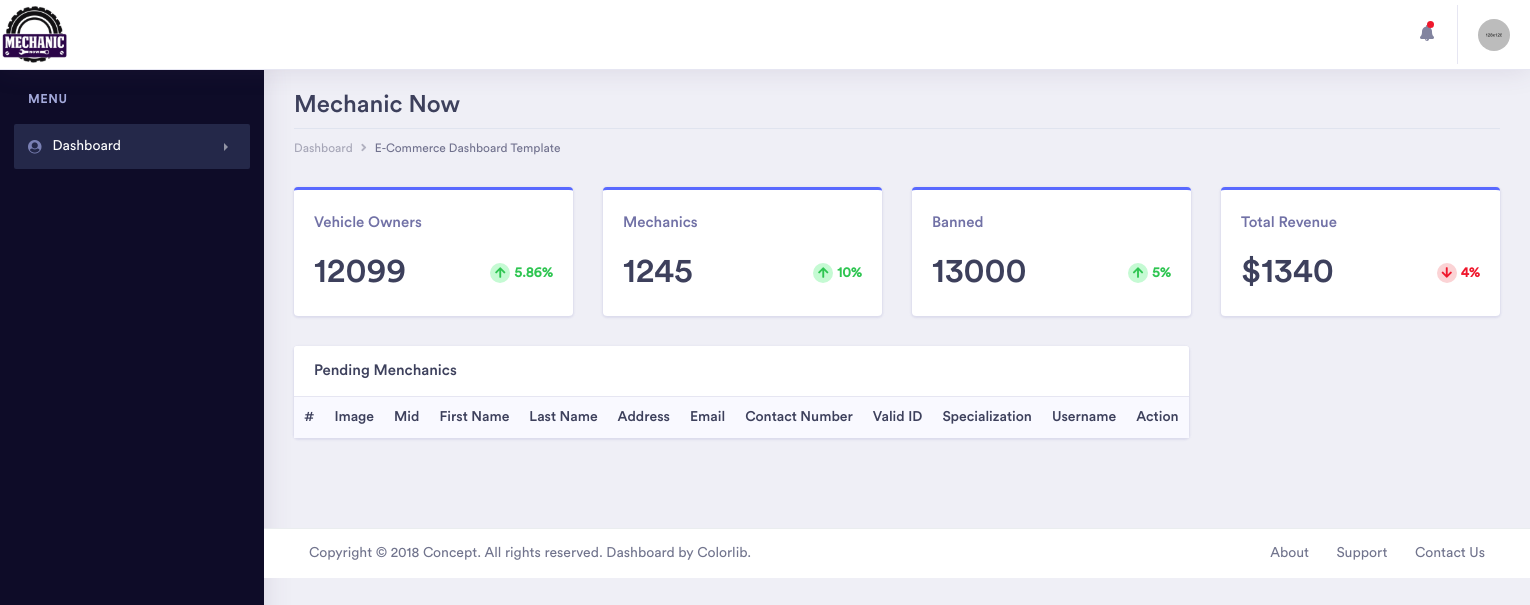
Before: /Admin/concept-master/adminDashboard.php with the older database file.
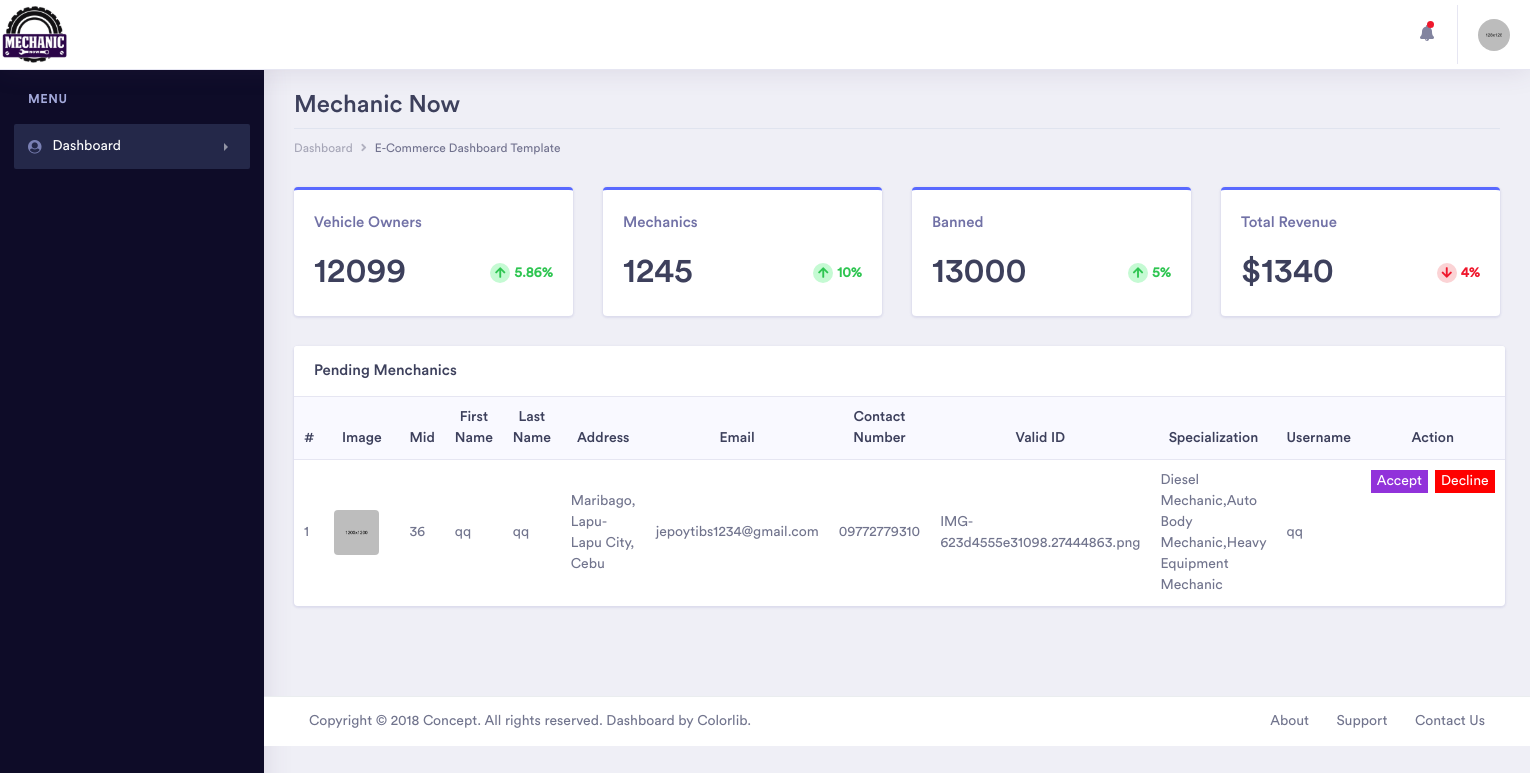
After: the same page with the newer database file.
### tables this page shows
CREATE TABLE `mechanic` (
  `mechID` int(50) NOT NULL,
  `profile_url` varchar(100) NOT NULL,
  `mechFirstname` varchar(50) NOT NULL,
  `mechLastname` varchar(50) NOT NULL,
  `mechAddress` varchar(50) NOT NULL,
  `mechEmail` varchar(50) NOT NULL,
  `mechCnumber` varchar(50) NOT NULL,
  `mechValidID` varchar(100) NOT NULL,
  `Specialization` varchar(100) NOT NULL,
  `vehicleType` varchar(100) NOT NULL,
  `Username` varchar(50) NOT NULL,
  `Password` varchar(100) NOT NULL,
  `role` varchar(50) NOT NULL,
  `latitude` varchar(100) NOT NULL,
  `longitude` varchar(100) NOT NULL,
  `distanceKM` varchar(100) NOT NULL,
  `status` varchar(100) NOT NULL DEFAULT 'pending'
);

### Admin/concept-master/adminDashboard.php (the view, shortened to what the changed rows need)
<?php
include('C:\xampp\htdocs\Mechanicnow\Mechanicnow\config.php');
?>
<!doctype html>
<html lang="en">
<head>
    <link rel="stylesheet" href="assets/vendor/bootstrap/css/bootstrap.min.css">
    <link href="assets/vendor/fonts/circular-std/style.css" rel="stylesheet">
    <link rel="stylesheet" href="assets/libs/css/style.css">
    <link rel="stylesheet" href="assets/vendor/fonts/fontawesome/css/fontawesome-all.css">
    <link rel="stylesheet" href="assets/vendor/charts/chartist-bundle/chartist.css">
    <link rel="stylesheet" href="assets/vendor/charts/morris-bundle/morris.css">
    <link rel="stylesheet" href="assets/vendor/fonts/material-design-iconic-font/css/materialdesignicons.min.css">
    <link rel="stylesheet" href="assets/vendor/charts/c3charts/c3.css">
    <link rel="stylesheet" href="assets/vendor/fonts/flag-icon-css/flag-icon.min.css">
</head>
<body>
    <div class="dashboard-main-wrapper">
        <div class="dashboard-wrapper">
            <div class="dashboard-ecommerce">
                <div class="container-fluid dashboard-content ">
                    <div class="row">
                        <div class="col-xl-12 col-lg-12 col-md-12 col-sm-12 col-12">
                            <div class="page-header">
                                <h2 class="pageheader-title">Mechanic Now</h2>
                            </div>
                        </div>
                    </div>
                    <div class="ecommerce-widget">
                        <div class="row">
                            <div class="col-xl-3 col-lg-3 col-md-6 col-sm-12 col-12">
                                <div class="card border-3 border-top border-top-primary">
                                    <div class="card-body">
                                        <div class="metric-value d-inline-block">
                                            <h1 class="mb-1">12099</h1>
                                        </div>
                                    </div>
                                </div>
                            </div>
                            <div class="col-xl-3 col-lg-3 col-md-6 col-sm-12 col-12">
                                <div class="card border-3 border-top border-top-primary">
                                    <div class="card-body">
                                        <div class="metric-value d-inline-block">
                                            <h1 class="mb-1">1245</h1>
                                        </div>
                                    </div>
                                </div>
                            </div>
                            <div class="col-xl-3 col-lg-3 col-md-6 col-sm-12 col-12">
                                <div class="card border-3 border-top border-top-primary">
                                    <div class="card-body">
                                        <div class="metric-value d-inline-block">
                                            <h1 class="mb-1">13000</h1>
                                        </div>
                                    </div>
                                </div>
                            </div>
                            <div class="col-xl-3 col-lg-3 col-md-6 col-sm-12 col-12">
                                <div class="card border-3 border-top border-top-primary">
                                    <div class="card-body">
                                        <div class="metric-value d-inline-block">
                                            <h1 class="mb-1">$1340</h1>
                                        </div>
                                    </div>
                                </div>
                            </div>
                        </div>
                        <div class="pendmech">
                            <div class="row">
                                <form method="POST">
                                    <div class="col-xl-12 col-lg-12 col-md-6 col-sm-12 col-12">
                                        <div class="card">
                                            <div class="card-body p-0">
                                                <div class="table-responsive">
                                                    <table class="table">
                                                        <thead class="bg-light">
                                                            <tr class="border-0">
                                                                <th class="border-0 Phead">#</th>
                                                                <th class="border-0 Phead">Image</th>
                                                                <th class="border-0 Phead">Mid</th>
                                                                <th class="border-0 Phead">First Name</th>
                                                                <th class="border-0 Phead">Last Name</th>
                                                                <th class="border-0 Phead">Address</th>
                                                                <th class="border-0 Phead">Email</th>
                                                                <th class="border-0 Phead">Contact Number</th>
                                                                <th class="border-0 Phead">Valid ID</th>
                                                                <th class="border-0 Phead">Specialization</th>
                                                                <th class="border-0 Phead">Username</th>
                                                                <th class="border-0 Phead">Action</th>
                                                            </tr>
                                                        </thead>
                                                        <tbody>
                                                            <?php
                                                   $sql1 ="SELECT * from mechanic WHERE mechID";
                                                   $query = $dbh -> prepare($sql1);
                                                   $query->execute();
                                                   $results=$query->fetchALL(PDO::FETCH_OBJ);
                                                     if($query->rowCount()>0)
                                                     {
                                                     foreach ($results as $result)
                                                     {
                                                   ?>
                                                            <tr>
                                                                <td>1</td>
                                                                <td>
                                                                    <div class="m-r-10"><img
                                                                            src="assets/images/product-pic.jpg"
                                                                            alt="user" class="rounded" width="45"></div>
                                                                </td>
                                                                <td><?php echo htmlentities($result->mechID);?> </td>
                                                                <td><?php echo htmlentities($result->mechFirstname);?>
                                                                </td>
                                                                <td><?php echo htmlentities($result->mechLastname);?>
                                                                </td>
                                                                <td><?php echo htmlentities($result->mechAddress);?>
                                                                </td>
                                                                <td><?php echo htmlentities($result->mechEmail);?></td>
                                                                <td><?php echo htmlentities($result->mechCnumber);?>
                                                                </td>
                                                                <td><?php echo htmlentities($result->mechValidID);?>
                                                                </td>
                                                                <td><?php echo htmlentities($result->Specialization);?>
                                                                </td>
                                                                <td><?php echo htmlentities($result->Username);?></td>
                                                                <td class="actionbutton">
                                                                    <button class="accept">Accept</button>
                                                                    <button class="decline">Decline</button>
                                                                </td>
                                                            </tr>
                                                        </tbody>
                                                        <?php }}?>
                                                    </table>
                                                </div>
                                            </div>
                                        </div>
                                    </div>
                                </form>
                            </div>
                        </div>
                    </div>
                </div>
            </div>
        </div>
    </div>
</body>
</html>

Changed rows visible on the page:
added mechanic: mechID "36", mechFirstname "qq", mechLastname "qq", mechAddress "Maribago, Lapu-Lapu City, Cebu", mechEmail "jepoytibs1234@gmail.com", mechCnumber "09772779310", mechValidID "IMG-623d4555e31098.27444863.png", Specialization "Diesel Mechanic,Auto Body Mechanic,Heavy Equipment Mechanic", Username "qq"
